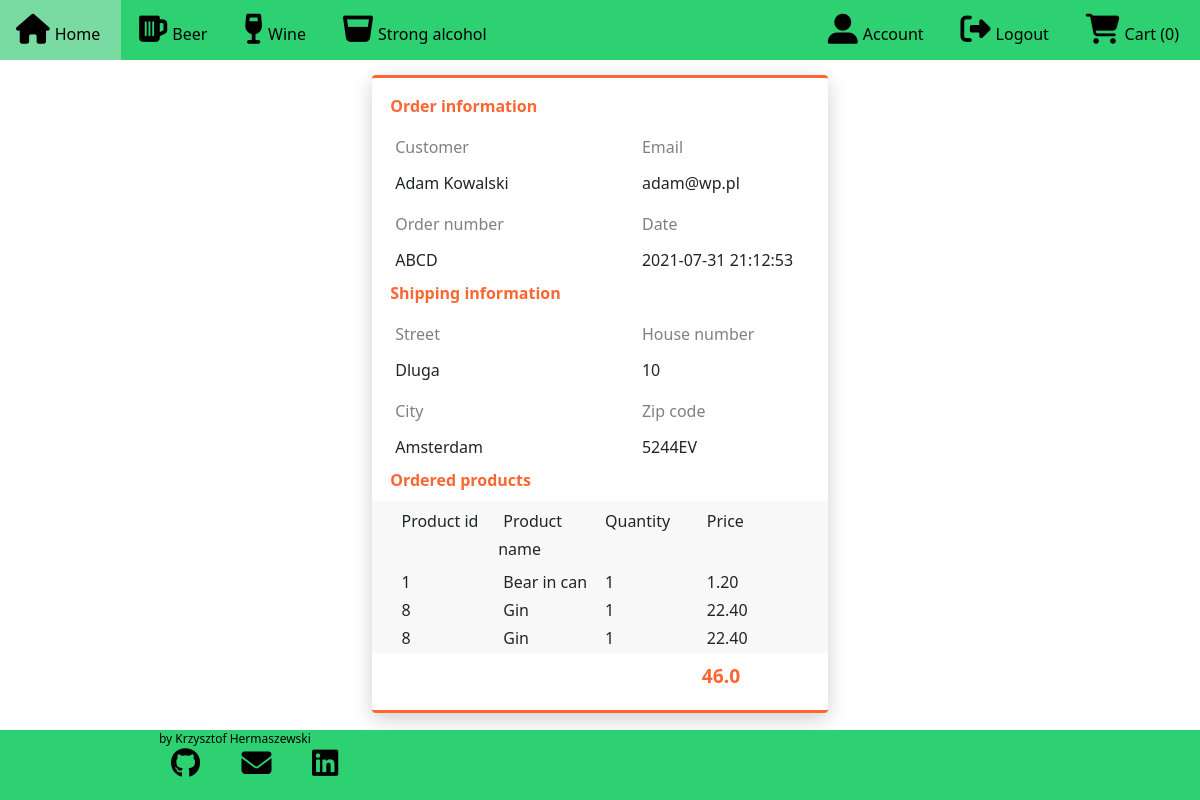
Before: /admin/orders/1 (signed in) with the older database file.
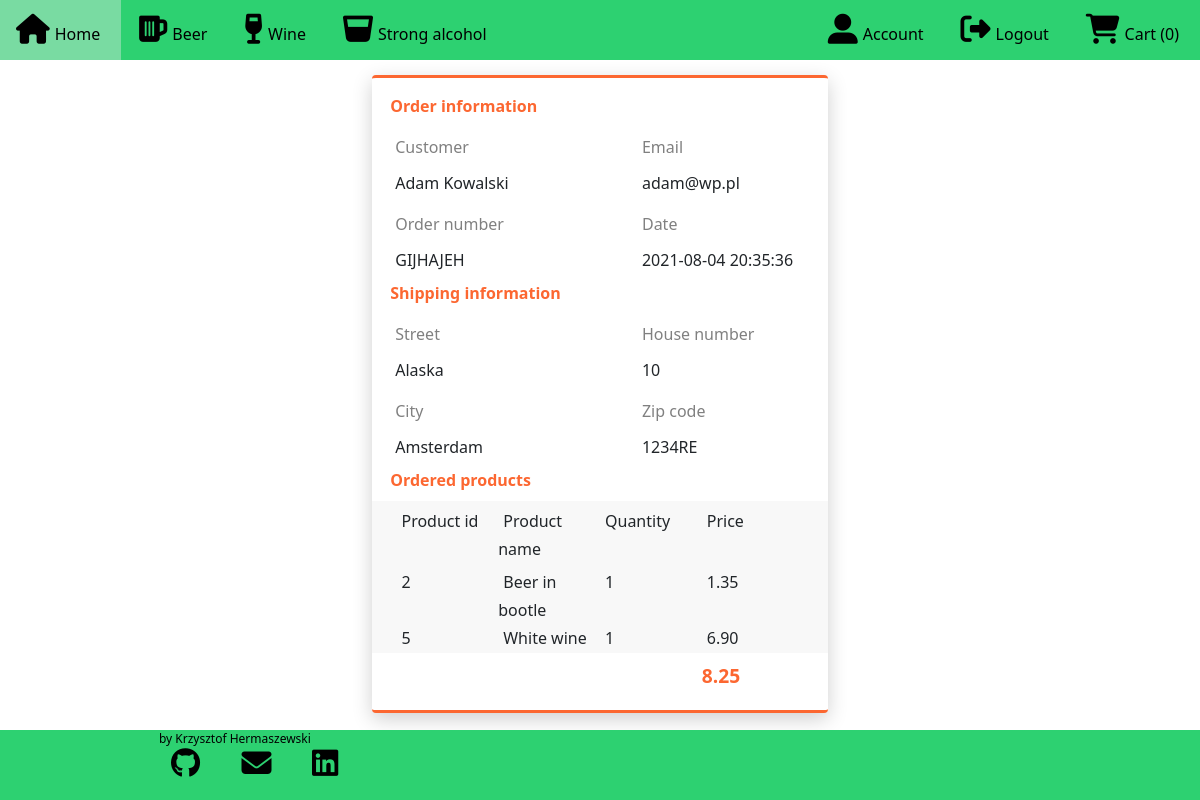
After: the same page with the newer database file.
### alco_taxi/models.py (models this page shows, shortened)
class Order(db.Model):
    id = db.Column(db.Integer, primary_key=True)
    order_time = db.Column(db.DateTime, nullable=False, default= datetime.datetime.now())
    reference = db.Column(db.String(10))
    first_name = db.Column(db.String(25))
    surname = db.Column(db.String(25))
    email = db.Column(db.String(100))
    phone_number = db.Column(db.Integer)
    street = db.Column(db.String(50))
    house_number = db.Column(db.String(10))
    city = db.Column(db.String(50))
    area_code = db.Column(db.String(10))
    status = db.Column(db.String(10))
    items = db.relationship('Order_Item', backref='order', lazy=True)
    def order_total(self):
        return db.session.query(db.func.sum(Order_Item.quantity * Product.price)).join(Product).filter(Order_Item.order_id == self.id).scalar()

class Order_Item(db.Model):
    id = db.Column(db.Integer, primary_key=True)
    order_id = db.Column(db.Integer, db.ForeignKey('order.id'))
    product_id = db.Column(db.Integer, db.ForeignKey('product.id'))
    quantity = db.Column(db.Integer)

class Product(db.Model):
    id = db.Column(db.Integer, primary_key=True)
    product_name = db.Column(db.String(50), unique=True, nullable=False)
    price = db.Column(db.Float)
    barcode = db.Column(db.String(12), unique=True, nullable=False)
    image = db.Column(db.String(50), unique=True, nullable=False)
    orders = db.relationship('Order_Item', backref='product', lazy=True)

### alco_taxi/routes.py (the view)
@app.route('/admin/orders/<order_id>', methods=['GET','POST'])
def admin_orders(order_id):
    if current_user.is_authenticated and current_user.username == 'admin':
       order = Order.query.filter_by(id=int(order_id)).first()
       return render_template("admin_orders_summary.html", order=order)
    else:
        flash(f"You don't have access to this section",'danger')
        return render_template("home.html")

### alco_taxi/models.py (called while the page is built)
@login_manager.user_loader
def load_user(user_id):
    return User.query.get(int(user_id))

### alco_taxi/routes.py (called while the page is built)
@app.context_processor
def context_processor():
    products = Product.query.all()
    return dict(products=products)

### alco_taxi/templates/admin_orders_summary.html (shortened to what this page needs)
{% extends "base.html" %}
{% block content %}
<div class="card">
    <div class="title">Order information</div>
    <div class="info">
        <div class="row">
            <div class="col-7"> <span id="heading">Customer</span><br> <span id="details">{{ order.first_name + ' ' + order.surname }}</span> </div>
            <div class="col-5 pull-right"> <span id="heading">Email</span><br> <span id="details">{{order.email}}</span> </div>
        </div>
    </div>
    <div class="info">
        <div class="row">
            <div class="col-7"> <span id="heading">Order number</span><br> <span id="details">{{order.reference}}</span> </div>
            <div class="col-5 pull-right"> <span id="heading">Date</span><br> <span id="details">{{order.order_time.strftime("%Y-%m-%d %H:%M:%S")}}</span> </div>
        </div>
    </div>
    <div class="white_line"></div>
    <div class="title">Shipping information</div>
    <div class="info">
        <div class="row">
            <div class="col-7"> <span id="heading">Street</span><br> <span id="details">{{ order.street }}</span> </div>
            <div class="col-5 pull-right"> <span id="heading">House number</span><br> <span id="details">{{order.house_number}}</span> </div>
        </div>
    </div>
    <div class="info">
        <div class="row">
            <div class="col-7"> <span id="heading">City</span><br> <span id="details">{{ order.city }}</span> </div>
            <div class="col-5 pull-right"> <span id="heading">Zip code</span><br> <span id="details">{{order.area_code}}</span> </div>
        </div>
    </div>
    <div class="white_line"></div>
    <div class="title">Ordered products</div>
    <div class="white_line"></div>
    <div class="pricing">
        <div class="row">
            <div class="col-3"> <span id="product_id">Product id</span> </div>
            <div class="col-3"> <span id="name">Product name</span> </div>
            <div class="col-3"> <span id="quantity">Quantity</span> </div>
            <div class="col-3"> <span id="price">Price</span> </div>
        </div>
        <div class="row">
            {% for item in order.items %}
            <div class="col-3"> <span id="product_id">{{ item.product_id }}</span> </div>
            <div class="col-3"> <span id="name">{{ item.product.product_name }}</span> </div>
            <div class="col-3"> <span id="quantity">{{ item.quantity }}</span> </div>
            <div class="col-3"> <span id="price">{{ "%.2f"|format(item.product.price * item.quantity)}}</span> </div>
            {% endfor %}
        </div>
    </div>
    <div class="total">
        <div class="row">
            <div class="col-9"></div>
            <div class="col-3"><big>{{ order.order_total() }}</big></div>
        </div>
    </div>
</div>
{% endblock content %}

Changed rows visible on the page:
no longer on this page (row unchanged): Product: item.product.price*item.quantity "1.20"
no longer on this page (row unchanged): Product: item.product.price*item.quantity "22.40"
no longer on this page (row edited): Order_Item: product_id "8", product.product_name "Gin", quantity "1"
changed Order "Adam Kowalski": reference "ABCD" → "GIJHAJEH"; order_time "2021-07-31 21:12:53" → "2021-08-04 20:35:36"; street "Dluga" → "Alaska"; area_code "5244EV" → "1234RE"
changed Order_Item: product_id "1" → "2"; product.product_name "Bear in can" → "Beer in bootle"
now on this page (row unchanged): Product: item.product.price*item.quantity "1.35"
changed Order_Item: product_id "8" → "5"; product.product_name "Gin" → "White wine"
now on this page (row unchanged): Product: item.product.price*item.quantity "6.90"
Other visible differences:
{{ order.order_total() }}: "46.0" → "8.25"
